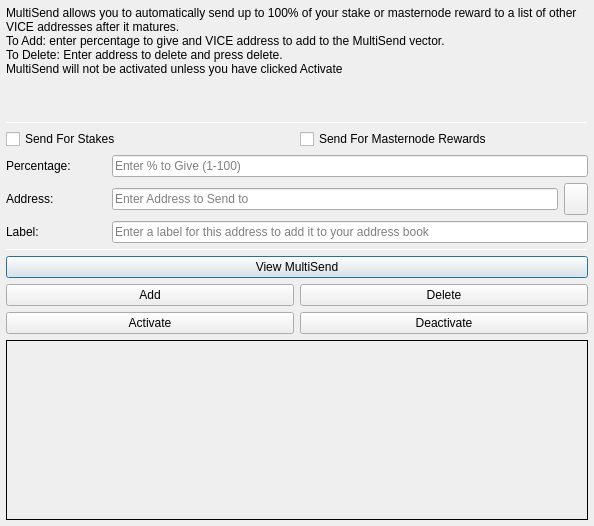
<?xml version="1.0" encoding="UTF-8"?>
<ui version="4.0">
 <class>MultiSendDialog</class>
 <widget class="QDialog" name="MultiSendDialog">
  <property name="windowModality">
   <enum>Qt::NonModal</enum>
  </property>
  <property name="geometry">
   <rect>
    <x>0</x>
    <y>0</y>
    <width>594</width>
    <height>526</height>
   </rect>
  </property>
  <property name="windowTitle">
   <string>MultiSend</string>
  </property>
  <layout class="QVBoxLayout" name="verticalLayout" stretch="0">
   <property name="leftMargin">
    <number>6</number>
   </property>
   <property name="topMargin">
    <number>6</number>
   </property>
   <property name="rightMargin">
    <number>6</number>
   </property>
   <property name="bottomMargin">
    <number>6</number>
   </property>
   <item>
    <layout class="QVBoxLayout" name="verticalLayout_Main" stretch="1,1,1,0,1,1,1">
     <item>
      <widget class="QLabel" name="label_2">
       <property name="lineWidth">
        <number>1</number>
       </property>
       <property name="text">
        <string>MultiSend allows you to automatically send up to 100% of your stake or masternode reward to a list of other VICE addresses after it matures.
To Add: enter percentage to give and VICE address to add to the MultiSend vector.
To Delete: Enter address to delete and press delete.
MultiSend will not be activated unless you have clicked Activate</string>
       </property>
       <property name="alignment">
        <set>Qt::AlignLeading|Qt::AlignLeft|Qt::AlignTop</set>
       </property>
       <property name="wordWrap">
        <bool>true</bool>
       </property>
      </widget>
     </item>
     <item>
      <widget class="Line" name="line">
       <property name="minimumSize">
        <size>
         <width>0</width>
         <height>1</height>
        </size>
       </property>
       <property name="maximumSize">
        <size>
         <width>16777215</width>
         <height>1</height>
        </size>
       </property>
       <property name="orientation">
        <enum>Qt::Horizontal</enum>
       </property>
      </widget>
     </item>
     <item>
      <layout class="QVBoxLayout" name="verticalLayout_Settings">
       <item>
        <layout class="QHBoxLayout" name="horizontalLayout">
         <item>
          <widget class="QCheckBox" name="multiSendStakeCheckBox">
           <property name="text">
            <string>Send For Stakes</string>
           </property>
          </widget>
         </item>
         <item>
          <widget class="QCheckBox" name="multiSendMasternodeCheckBox">
           <property name="text">
            <string>Send For Masternode Rewards</string>
           </property>
          </widget>
         </item>
        </layout>
       </item>
       <item>
        <layout class="QHBoxLayout" name="horizontalLayout_6">
         <item>
          <widget class="QLabel" name="label">
           <property name="minimumSize">
            <size>
             <width>100</width>
             <height>0</height>
            </size>
           </property>
           <property name="toolTip">
            <string>Percentage of stake to send</string>
           </property>
           <property name="text">
            <string>Percentage:</string>
           </property>
          </widget>
         </item>
         <item>
          <widget class="QLineEdit" name="multiSendPercentEdit">
           <property name="toolTip">
            <string>Enter whole numbers 1 - 100</string>
           </property>
           <property name="placeholderText">
            <string>Enter % to Give (1-100)</string>
           </property>
          </widget>
         </item>
        </layout>
       </item>
       <item>
        <layout class="QHBoxLayout" name="horizontalLayout_7">
         <item>
          <widget class="QLabel" name="label_5">
           <property name="minimumSize">
            <size>
             <width>100</width>
             <height>0</height>
            </size>
           </property>
           <property name="toolTip">
            <string>Address to send portion of stake to</string>
           </property>
           <property name="text">
            <string>Address:</string>
           </property>
          </widget>
         </item>
         <item>
          <widget class="QLineEdit" name="multiSendAddressEdit">
           <property name="toolTip">
            <string/>
           </property>
           <property name="placeholderText">
            <string>Enter Address to Send to</string>
           </property>
          </widget>
         </item>
         <item>
          <widget class="QToolButton" name="addressBookButton">
           <property name="maximumSize">
            <size>
             <width>16777215</width>
             <height>32</height>
            </size>
           </property>
           <property name="cursor">
            <cursorShape>PointingHandCursor</cursorShape>
           </property>
           <property name="toolTip">
            <string>Choose an address from the address book</string>
           </property>
           <property name="text">
            <string/>
           </property>
           <property name="icon">
            <iconset resource="../vicenetwork.qrc">
             <normaloff>:/icons/address-book</normaloff>:/icons/address-book</iconset>
           </property>
           <property name="shortcut">
            <string>Alt+A</string>
           </property>
          </widget>
         </item>
        </layout>
       </item>
      </layout>
     </item>
     <item>
      <layout class="QHBoxLayout" name="horizontalLayout_3">
       <item>
        <widget class="QLabel" name="label_3">
         <property name="minimumSize">
          <size>
           <width>100</width>
           <height>0</height>
          </size>
         </property>
         <property name="text">
          <string>Label:</string>
         </property>
        </widget>
       </item>
       <item>
        <widget class="QLineEdit" name="labelAddressLabelEdit">
         <property name="placeholderText">
          <string>Enter a label for this address to add it to your address book</string>
         </property>
        </widget>
       </item>
      </layout>
     </item>
     <item>
      <widget class="Line" name="line_2">
       <property name="minimumSize">
        <size>
         <width>0</width>
         <height>1</height>
        </size>
       </property>
       <property name="maximumSize">
        <size>
         <width>16777215</width>
         <height>1</height>
        </size>
       </property>
       <property name="orientation">
        <enum>Qt::Horizontal</enum>
       </property>
      </widget>
     </item>
     <item>
      <layout class="QVBoxLayout" name="verticalLayout_Buttons">
       <item>
        <layout class="QHBoxLayout" name="horizontalLayout_4">
         <item>
          <widget class="QPushButton" name="viewButton">
           <property name="cursor">
            <cursorShape>PointingHandCursor</cursorShape>
           </property>
           <property name="toolTip">
            <string/>
           </property>
           <property name="statusTip">
            <string>View MultiSend Vector</string>
           </property>
           <property name="text">
            <string>View MultiSend</string>
           </property>
          </widget>
         </item>
        </layout>
       </item>
       <item>
        <layout class="QHBoxLayout" name="horizontalLayout_2">
         <item>
          <widget class="QPushButton" name="addButton">
           <property name="cursor">
            <cursorShape>PointingHandCursor</cursorShape>
           </property>
           <property name="toolTip">
            <string/>
           </property>
           <property name="statusTip">
            <string>Add to MultiSend Vector</string>
           </property>
           <property name="text">
            <string>Add</string>
           </property>
          </widget>
         </item>
         <item>
          <widget class="QPushButton" name="deleteButton">
           <property name="cursor">
            <cursorShape>PointingHandCursor</cursorShape>
           </property>
           <property name="toolTip">
            <string/>
           </property>
           <property name="statusTip">
            <string>Delete Address From MultiSend Vector</string>
           </property>
           <property name="text">
            <string>Delete</string>
           </property>
          </widget>
         </item>
        </layout>
       </item>
       <item>
        <layout class="QHBoxLayout" name="horizontalLayout_5">
         <item>
          <widget class="QPushButton" name="activateButton">
           <property name="cursor">
            <cursorShape>PointingHandCursor</cursorShape>
           </property>
           <property name="statusTip">
            <string>Activate MultiSend</string>
           </property>
           <property name="text">
            <string>Activate</string>
           </property>
          </widget>
         </item>
         <item>
          <widget class="QPushButton" name="disableButton">
           <property name="cursor">
            <cursorShape>PointingHandCursor</cursorShape>
           </property>
           <property name="statusTip">
            <string>Deactivate MultiSend</string>
           </property>
           <property name="text">
            <string>Deactivate</string>
           </property>
          </widget>
         </item>
        </layout>
       </item>
      </layout>
     </item>
     <item>
      <widget class="QLabel" name="message">
       <property name="minimumSize">
        <size>
         <width>0</width>
         <height>180</height>
        </size>
       </property>
       <property name="frameShape">
        <enum>QFrame::Panel</enum>
       </property>
       <property name="frameShadow">
        <enum>QFrame::Plain</enum>
       </property>
       <property name="lineWidth">
        <number>1</number>
       </property>
       <property name="midLineWidth">
        <number>1</number>
       </property>
       <property name="text">
        <string/>
       </property>
       <property name="alignment">
        <set>Qt::AlignLeading|Qt::AlignLeft|Qt::AlignTop</set>
       </property>
       <property name="wordWrap">
        <bool>true</bool>
       </property>
      </widget>
     </item>
    </layout>
   </item>
  </layout>
 </widget>
 <resources>
  <include location="../vicenetwork.qrc"/>
 </resources>
 <connections/>
</ui>
